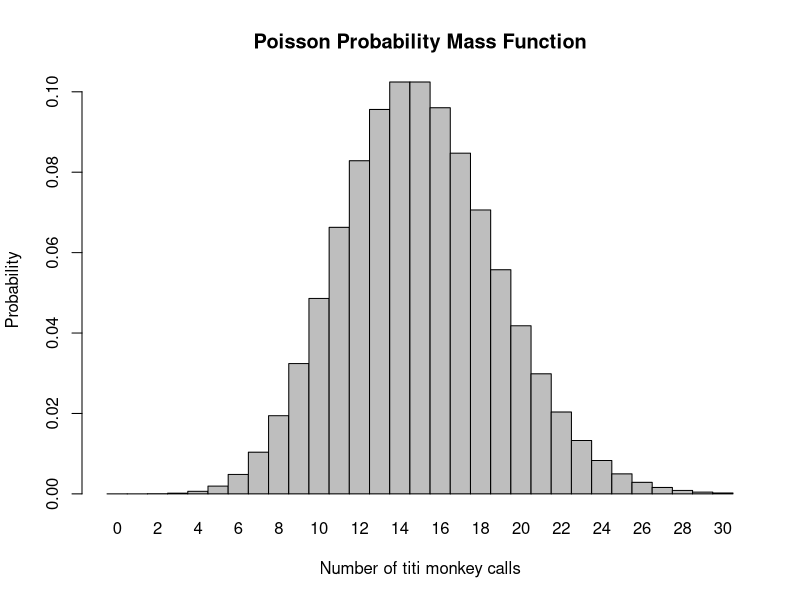
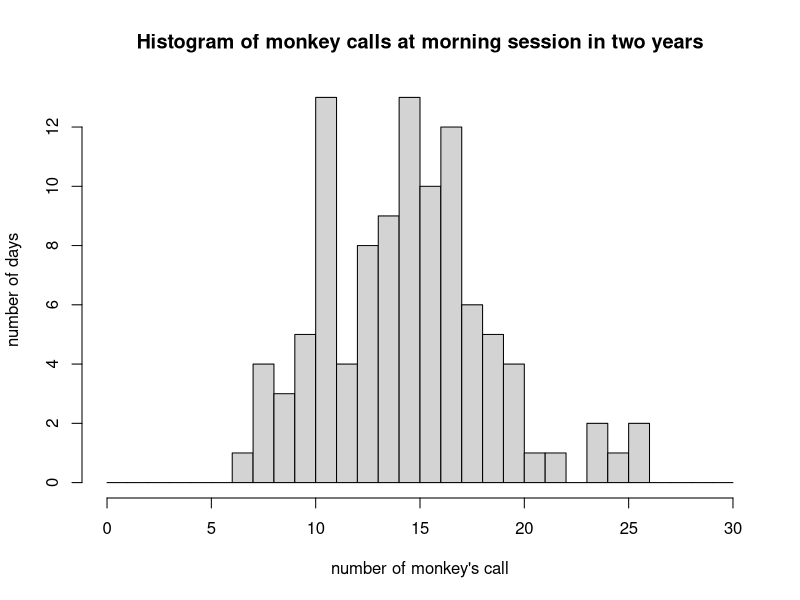

The R source for these figures, in order:
## ---- chunk 1
x<-8
#calls she heard more than 8 time
aver<- 15
#average
prob<- ppois(x,lambda=aver)
#function for cumulative Probability of Possion distribution from 0 calls to 8 calls
prob<-1-prob
#subtracts the caslls from 0-8 times, left only the possibility of calls more than 8

prob

## ---- chunk 2
x<-0
#calls she heard 0 times.
aver<- 15
#average
prob<- ppois(x,lambda=aver)
#function for cumulative Probability of Possion distribution.

prob
## ---- chunk 3
x<-3
#calls she heard, exactly 3 times
aver<- 15
#average
prob<- dpois(x,lambda=aver)
#function for Probability of Possion distribution.


prob

## ---- chunk 4
x<-0:30
#Range
aver<- 15
#average
prob<- dpois(x,lambda=aver)
#function for Probability of Possion distribution.

barplot(prob,names.arg=x,space=0,xlab="Number of titi monkey calls",ylab="Probability",main="Poisson Probability Mass Function")

## ---- chunk 5
#Question 5:

aver<- 15
#set the avergae is 15 calls.
x<- rpois(104,lambda=aver)
#select 104 random values from the Poisson distribution for a average of 15) 
print(x)




#Question 6:

breaks=c(0:30)
#set a range of 0-30  

hist(x, breaks=c(0:30), freq=TRUE,main="Histogram of monkey calls at morning session in two years",xlim=range(breaks),xlab = "number of monkey's call", ylab = "number of days")
## ---- chunk 6

knitr::opts_chunk$set(echo = TRUE)
knitr::opts_chunk$set(render = function(x, ...){
    unlockBinding(".Last.value", .BaseNamespaceEnv)
    assign(".Last.value", x, .BaseNamespaceEnv)
    lockBinding(".Last.value", .BaseNamespaceEnv)
    knitr::knit_print(x, ...)
})
